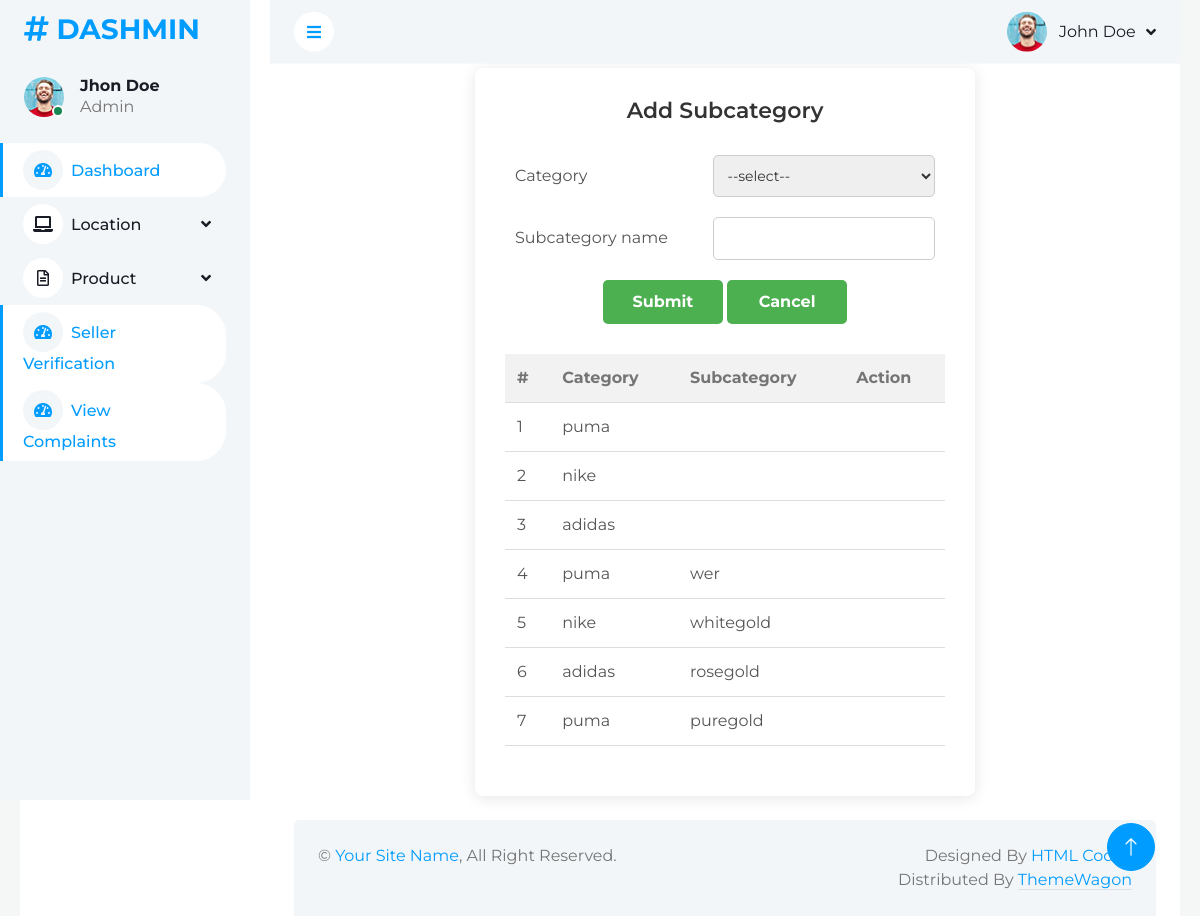
/Project/Admin/Subcategory.php (signed in), run on the app's committed database.
### tables this page shows
CREATE TABLE `tbl_subcategory` (
  `subcategory_id` int(11) NOT NULL,
  `category_id` int(11) NOT NULL,
  `subcategory_name` varchar(30) NOT NULL
);

CREATE TABLE `tbl_category` (
  `category_id` int(11) NOT NULL,
  `category_name` varchar(30) NOT NULL
);

### Project/Admin/Subcategory.php (the view, shortened to what this page needs)
<?php
include('Head.php');
include("../Assets/connection/connection.php");
        ?>
<!DOCTYPE html>
<html lang="en">
<head>
</head>
<body>
    <div class="container">
        <h2>Add Subcategory</h2>
        <form id="form1" name="form1" method="post" action="">
            <table>
                <tr>
                    <td>Category</td>
                    <td>
                        <select name="sel_category" id="sel_category">
                            <option>--select--</option>
                        </select>
                    </td>
                </tr>
                <tr>
                    <td>Subcategory name</td>
                    <td><input type="text" name="txt_sub" id="txt_sub" /></td>
                </tr>
                <tr>
                    <td colspan="2" class="center-btn">
                        <input type="submit" name="btn_submit" value="Submit" />
                        <input type="submit" name="btn_cancel" class="btn-cancel" value="Cancel" />
                    </td>
                </tr>
            </table>
        </form>
        <table class="table-list">
            <tr>
                <th>#</th>
                <th>Category</th>
                <th>Subcategory</th>
                <th>Action</th>
            </tr>
            <?php
            $i = 0;
            $sel = "select * from tbl_subcategory s inner join tbl_category c on s.category_id=c.category_id";
            $row = $con->query($sel);
            while ($data = $row->fetch_assoc()) {
                $i++;
            ?>
            <tr>
                <td><?php echo $i ?></td>
                <td><?php echo $data['category_name'] ?></td>
                <td><?php echo $data['subcategory_name'] ?></td>
                <td></td>
            </tr>
            <?php
            }
            ?>
        </table>
    </div>
</body>
</html>
<?php
include('Foot.php');
?>

### Project/Assets/Template/Admin/css/style.css (style rules this page uses)
:root { --primary: #009CFF; --light: #F3F6F9; --dark: #191C24; }

### Project/Admin/Subcategory.php (style rules this page uses)
* { margin: 0; padding: 0; box-sizing: border-box; font-family: 'Montserrat', sans-serif; }
body { background-color: #f4f7f6; display: flex; justify-content: center; align-items: center; height: 100vh; padding: 20px; }
.container { background-color: #fff; padding: 30px; border-radius: 8px; box-shadow: 0 2px 15px rgba(0, 0, 0, 0.1); width: 500px; }
h2 { text-align: center; color: #333; margin-bottom: 20px; font-size: 22px; font-weight: 600; }
table { width: 100%; margin-bottom: 20px; }
td { padding: 10px; color: #555; }
select, input[type="text"] { width: 100%; padding: 10px; border: 1px solid #ccc; border-radius: 5px; font-size: 14px; color: #333; }
input[type="submit"] { width: 120px; padding: 10px; background-color: #4CAF50; border: none; border-radius: 5px; color: white; font-weight: bold; cursor: pointer; transition: background-color 0.3s; }
.center-btn { text-align: center; }
.btn-cancel { background-color: #f44336; }
.table-list { width: 100%; border-collapse: collapse; margin-top: 20px; }
.table-list th, .table-list td { padding: 12px; text-align: left; border-bottom: 1px solid #ddd; }
.table-list th { background-color: #f2f2f2; }

### data on the page
tbl_subcategory: category.category_name "puma"
tbl_subcategory: category.category_name "nike"
tbl_subcategory: category.category_name "adidas"
tbl_subcategory: category.category_name "puma", subcategory_name "wer"
tbl_subcategory: category.category_name "nike", subcategory_name "whitegold"
tbl_subcategory: category.category_name "adidas", subcategory_name "rosegold"
tbl_subcategory: category.category_name "puma", subcategory_name "puregold"
